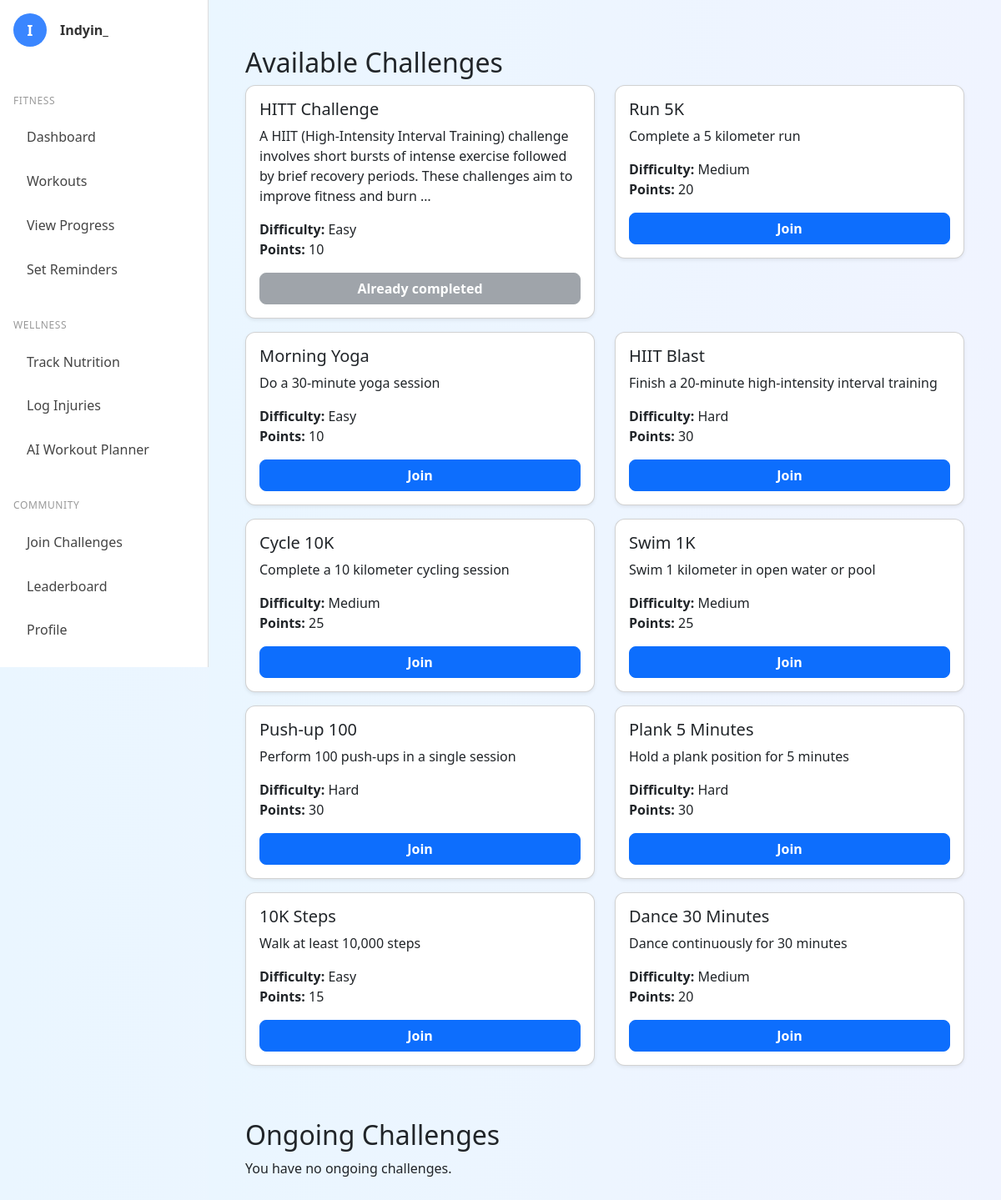
The page /challenges/ (signed in) on the database as committed earlier.
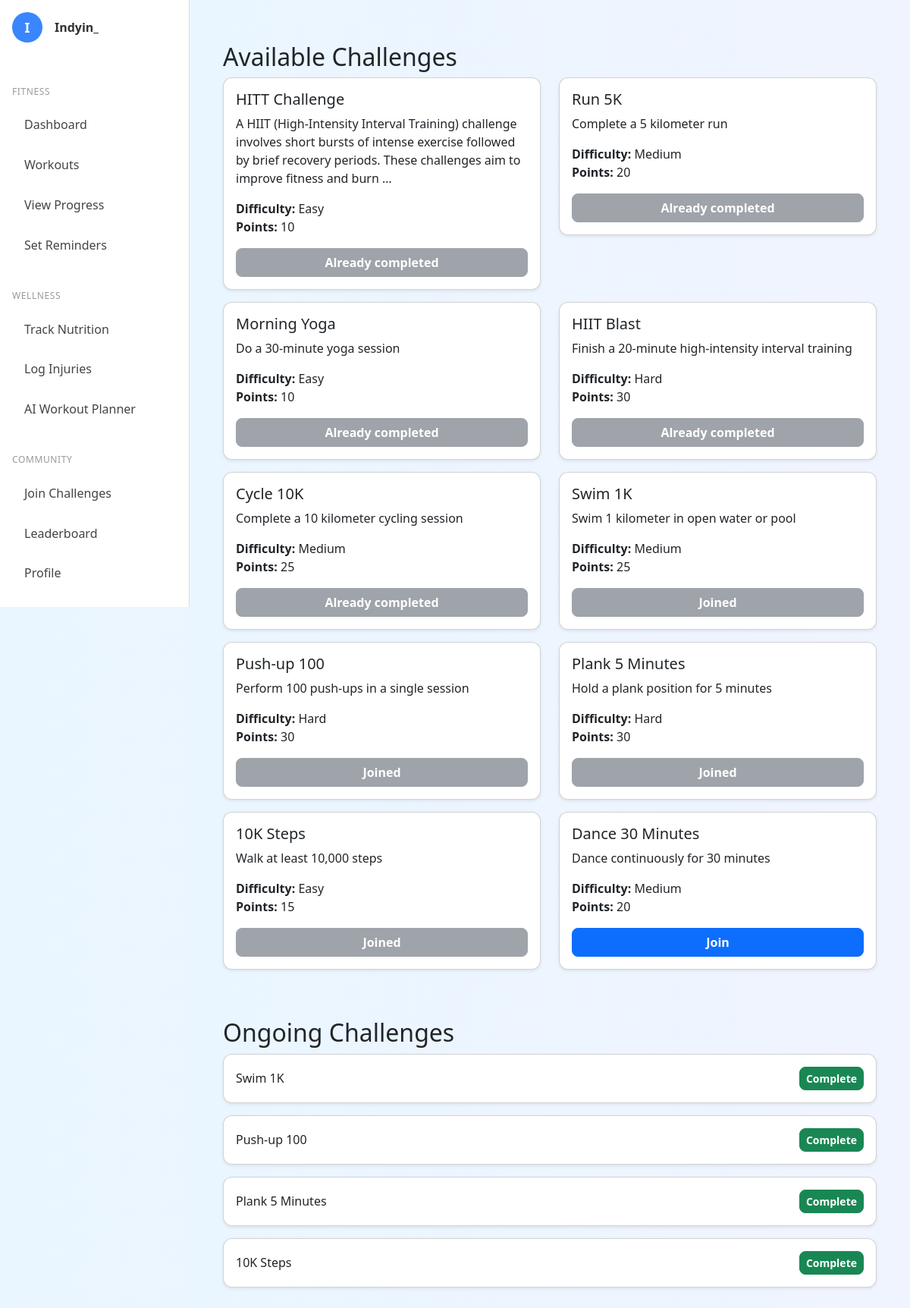
The same page on the database as committed later.
### challenges/models.py (models this page shows, shortened)
class Challenge(models.Model):
    EASY = 'E'
    MEDIUM = 'M'
    HARD = 'H'
    DIFFICULTY_CHOICES = [
        (EASY, 'Easy'),
        (MEDIUM, 'Medium'),
        (HARD, 'Hard'),
    ]
    title = models.CharField(max_length=200)
    description = models.TextField()
    difficulty = models.CharField(
        max_length=1,
        choices=DIFFICULTY_CHOICES,
        default=EASY,
    )
    point_value = models.PositiveIntegerField(
        default=10,
        help_text='Points awarded upon completion'
    )

class Participation(models.Model):
    user = models.ForeignKey(
        settings.AUTH_USER_MODEL,
        on_delete=models.CASCADE
    )
    challenge = models.ForeignKey(
        Challenge,
        on_delete=models.CASCADE
    )
    joined_at = models.DateTimeField(auto_now_add=True)
    completed_at = models.DateTimeField(null=True, blank=True)
    points_awarded = models.PositiveIntegerField(
        null=True,
        blank=True,
        help_text='Points earned at completion'
    )
    class Meta:
        unique_together = ('user', 'challenge')

### challenges/views.py (the view)
# urls.py: path('',          views.challenge_list, name='list'),
@login_required
def challenge_list(request):
    all_challenges = Challenge.objects.all()
    participations = Participation.objects.filter(user=request.user, completed_at__isnull=True)
    joined_ids = participations.values_list('challenge_id', flat=True)
    completed_ids = Participation.objects.filter(user=request.user, completed_at__isnull=False).values_list('challenge_id', flat=True)
    return render(request, 'challenges/list.html', {
        'challenges': all_challenges,
        'joined': joined_ids,
        'participations': participations,
        'completed_ids': completed_ids,
    })

### challenges/templates/challenges/List.html (shortened to what this page needs)
{% extends 'base.html' %}
{% block content %}
<div class="container mt-4">
    <h2>Available Challenges</h2>
    <div class="row">
        {% for c in challenges %}
        <div class="col-md-6 mb-3">
            <div class="card shadow-sm">
                <div class="card-body">
                    <h5 class="card-title">{{ c.title }}</h5>
                    <p>{{ c.description|truncatewords:25 }}</p>
                    <p>
                        <strong>Difficulty:</strong> {{ c.get_difficulty_display }}<br>
                        <strong>Points:</strong> {{ c.point_value }}
                    </p>
                    {% if c.pk in completed_ids %}
                    <button class="btn btn-secondary" disabled>
                        Already completed
                    </button>
                    {% elif c.pk in joined %}
                    <button class="btn btn-secondary" disabled>
                        Joined
                    </button>
                    {% else %}
                    <a href="{% url 'challenges:join' c.pk %}" class="btn btn-primary">
                        Join
                    </a>
                    {% endif %}
                </div>
            </div>
        </div>
        {% empty %}
        <p>No challenges available.</p>
        {% endfor %}
    </div>
    <div class="mt-5">
        <h2>Ongoing Challenges</h2>
        {% for p in participations %}
        <div class="card mb-3 shadow-sm">
            <div class="card-body d-flex justify-content-between align-items-center">
                <span>{{ p.challenge.title }}</span>
                <form method="post" action="{% url 'challenges:complete' p.id %}">
                    <button type="submit" class="btn btn-sm btn-success">
                        Complete
                    </button>
                </form>
            </div>
        </div>
        {% empty %}
        <p>You have no ongoing challenges.</p>
        {% endfor %}
    </div>
</div>
{% endblock %}

### accounts/templates/base.html (shortened to what this page needs)
{% load static %}
<!DOCTYPE html>
<html lang="en">
<head>
  <link href="https://cdn.jsdelivr.net/npm/bootstrap@5.3.3/dist/css/bootstrap.min.css" rel="stylesheet" />
  <link rel="stylesheet" href="{% static 'accounts/style.css' %}" />
</head>
<body{% if dark_mode %} class="dark-mode"{% endif %}>
<div class="sidebar d-flex flex-column p-3">
  <div class="d-flex align-items-center gap-3 mb-4">
    <div class="sidebar-avatar">
      {{ request.user.username|first|upper }}
    </div>
    <div>
      <div class="sidebar-username">{{ request.user.username }}</div>
    </div>
  </div>
  <div class="sidebar-section-title">Fitness</div>
  <a href="{% url 'dashboard' %}" class="sidebar-link">Dashboard</a>
  <a href="{% url 'workouts_home' %}" class="sidebar-link">Workouts</a>
  <a href="#" class="sidebar-link">View Progress</a>
  <a href="#" class="sidebar-link">Set Reminders</a>
  <div class="sidebar-section-title">Wellness</div>
  <a href="{% url 'nutrition_tracking' %}" class="sidebar-link">Track Nutrition</a>
  <a href="{% url 'injury_log' %}" class="sidebar-link">Log Injuries</a>
  <a href="#" class="sidebar-link">AI Workout Planner</a>
  <div class="sidebar-section-title">Community</div>
  <a href="{% url 'challenges:list' %}" class="sidebar-link">Join Challenges</a>
  <a href="{% url 'challenges:leaderboard' %}" class="sidebar-link">Leaderboard</a>
  <a href="#" class="sidebar-link">Profile</a>
</div>
<div class="main-content">
  {% block content %}
  {% endblock %}
</div>
</body>
</html>

### accounts/static/accounts/style.css (style rules this page uses)
body { background: linear-gradient(to right, #eaf6ff, #f0f4ff); font-family: 'Segoe UI', Tahoma, Geneva, Verdana, sans-serif; transition: background-color 0.3s ease, color 0.3s ease; }
.card { border-radius: 12px; transition: transform 0.2s ease-in-out, box-shadow 0.2s ease, background-color 0.3s ease, color 0.3s ease; }
.card .btn { font-weight: bold; border-radius: 8px; width: 100%; white-space: nowrap; overflow: hidden; text-overflow: ellipsis; }
.badge, .btn, .progress { transition: background-color 0.3s ease, color 0.3s ease; }
.sidebar { width: 240px; background-color: #ffffff; border-right: 1px solid #ddd; padding: 1.5rem 1rem; position: fixed; top: 0; bottom: 0; left: 0; z-index: 100; }
.sidebar-avatar { width: 40px; height: 40px; background-color: #3a86ff; border-radius: 50%; color: white; font-weight: bold; font-size: 1.1rem; display: flex; align-items: center; justify-content: center; }
.sidebar-username { font-weight: bold; color: #333333; }
.sidebar-section-title { font-size: 0.75rem; color: #999; margin-top: 2rem; margin-bottom: 0.5rem; letter-spacing: 0.05em; text-transform: uppercase; }
.sidebar-link { display: block; padding: 0.65rem 1rem; margin: 0.25rem 0; border-radius: 8px; color: #444; font-weight: 500; text-decoration: none; }
.main-content { margin-left: 240px; flex-grow: 1; background: linear-gradient(to right, #eaf6ff, #f0f4ff); }
html, body { height: 100%; margin: 0; }
.sidebar { background-color: #fff; border-right: 1px solid #ddd; }
.sidebar { width: 250px; position: fixed; top: 0; left: 0; height: 100vh; overflow-y: auto; }
.main-content { margin-left: 250px; padding: 2rem; }

Rows that differ between the two databases and show on the page:
computed for Challenge "Run 5K": text "Join" → "Already completed"
computed for Challenge "Morning Yoga": text "Join" → "Already completed"
computed for Challenge "HIIT Blast": text "Join" → "Already completed"
computed for Challenge "Cycle 10K": text "Join" → "Already completed"
computed for Challenge "Swim 1K": text "Join" → "Joined"
computed for Challenge "Push-up 100": text "Join" → "Joined"
computed for Challenge "Plank 5 Minutes": text "Join" → "Joined"
computed for Challenge "10K Steps": text "Join" → "Joined"
added Participation: challenge "Swim 1K"
added Participation: challenge "Push-up 100"
added Participation: challenge "Plank 5 Minutes"
added Participation: challenge "10K Steps"
Other text that changed with them:
text no longer shown: "You have no ongoing challenges."
